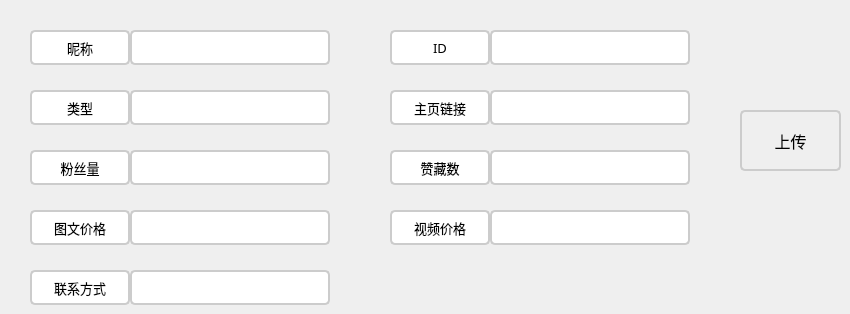
     <widget class="QWidget" name="tab_infoInput">
      <attribute name="title">
       <string>信息录入</string>
      </attribute>
      <widget class="QLineEdit" name="edt_name">
       <property name="geometry">
        <rect>
         <x>130</x>
         <y>30</y>
         <width>200</width>
         <height>35</height>
        </rect>
       </property>
       <property name="styleSheet">
        <string notr="true">QLineEdit {
    border: 2px solid #ccc; /* 设置边框样式 */
    border-radius: 5px; /* 设置圆角半径 */
    padding: 5px; /* 可选，添加一些内边距 */
}
</string>
       </property>
      </widget>
      <widget class="QLineEdit" name="edt_id">
       <property name="geometry">
        <rect>
         <x>490</x>
         <y>30</y>
         <width>200</width>
         <height>35</height>
        </rect>
       </property>
       <property name="styleSheet">
        <string notr="true">QLineEdit {
    border: 2px solid #ccc; /* 设置边框样式 */
    border-radius: 5px; /* 设置圆角半径 */
    padding: 5px; /* 可选，添加一些内边距 */
}
</string>
       </property>
      </widget>
      <widget class="QLineEdit" name="edt_fans">
       <property name="geometry">
        <rect>
         <x>130</x>
         <y>150</y>
         <width>200</width>
         <height>35</height>
        </rect>
       </property>
       <property name="styleSheet">
        <string notr="true">QLineEdit {
    border: 2px solid #ccc; /* 设置边框样式 */
    border-radius: 5px; /* 设置圆角半径 */
    padding: 5px; /* 可选，添加一些内边距 */
}
</string>
       </property>
      </widget>
      <widget class="QLineEdit" name="edt_likes">
       <property name="geometry">
        <rect>
         <x>490</x>
         <y>150</y>
         <width>200</width>
         <height>35</height>
        </rect>
       </property>
       <property name="styleSheet">
        <string notr="true">QLineEdit {
    border: 2px solid #ccc; /* 设置边框样式 */
    border-radius: 5px; /* 设置圆角半径 */
    padding: 5px; /* 可选，添加一些内边距 */
}
</string>
       </property>
      </widget>
      <widget class="QLineEdit" name="edt_noteprice">
       <property name="geometry">
        <rect>
         <x>130</x>
         <y>210</y>
         <width>200</width>
         <height>35</height>
        </rect>
       </property>
       <property name="styleSheet">
        <string notr="true">QLineEdit {
    border: 2px solid #ccc; /* 设置边框样式 */
    border-radius: 5px; /* 设置圆角半径 */
    padding: 5px; /* 可选，添加一些内边距 */
}
</string>
       </property>
      </widget>
      <widget class="QLineEdit" name="edt_vedioprice">
       <property name="geometry">
        <rect>
         <x>490</x>
         <y>210</y>
         <width>200</width>
         <height>35</height>
        </rect>
       </property>
       <property name="styleSheet">
        <string notr="true">QLineEdit {
    border: 2px solid #ccc; /* 设置边框样式 */
    border-radius: 5px; /* 设置圆角半径 */
    padding: 5px; /* 可选，添加一些内边距 */
}
</string>
       </property>
      </widget>
      <widget class="QLineEdit" name="edt_link">
       <property name="geometry">
        <rect>
         <x>490</x>
         <y>90</y>
         <width>200</width>
         <height>35</height>
        </rect>
       </property>
       <property name="styleSheet">
        <string notr="true">QLineEdit {
    border: 2px solid #ccc; /* 设置边框样式 */
    border-radius: 5px; /* 设置圆角半径 */
    padding: 5px; /* 可选，添加一些内边距 */
}
</string>
       </property>
      </widget>
      <widget class="QLineEdit" name="edt_contact">
       <property name="geometry">
        <rect>
         <x>130</x>
         <y>270</y>
         <width>200</width>
         <height>35</height>
        </rect>
       </property>
       <property name="styleSheet">
        <string notr="true">QLineEdit {
    border: 2px solid #ccc; /* 设置边框样式 */
    border-radius: 5px; /* 设置圆角半径 */
    padding: 5px; /* 可选，添加一些内边距 */
}
</string>
       </property>
      </widget>
      <widget class="QLabel" name="nameLabel_2">
       <property name="geometry">
        <rect>
         <x>30</x>
         <y>30</y>
         <width>100</width>
         <height>35</height>
        </rect>
       </property>
       <property name="font">
        <font>
         <family>幼圆</family>
         <pointsize>10</pointsize>
        </font>
       </property>
       <property name="styleSheet">
        <string notr="true">QLabel {
    background-color: #ffffff; /* 设置背景颜色 */
    border: 2px solid #ccc; /* 设置边框样式 */
    border-radius: 5px; /* 设置圆角半径 */
    padding: 5px; /* 设置内边距 */
}
</string>
       </property>
       <property name="text">
        <string>昵称</string>
       </property>
       <property name="alignment">
        <set>Qt::AlignCenter</set>
       </property>
      </widget>
      <widget class="QLabel" name="label_15">
       <property name="geometry">
        <rect>
         <x>390</x>
         <y>30</y>
         <width>100</width>
         <height>35</height>
        </rect>
       </property>
       <property name="font">
        <font>
         <family>幼圆</family>
         <pointsize>10</pointsize>
        </font>
       </property>
       <property name="styleSheet">
        <string notr="true">QLabel {
    background-color: #ffffff; /* 设置背景颜色 */
    border: 2px solid #ccc; /* 设置边框样式 */
    border-radius: 5px; /* 设置圆角半径 */
    padding: 5px; /* 设置内边距 */
}
</string>
       </property>
       <property name="text">
        <string>ID</string>
       </property>
       <property name="alignment">
        <set>Qt::AlignCenter</set>
       </property>
      </widget>
      <widget class="QLabel" name="label_16">
       <property name="geometry">
        <rect>
         <x>30</x>
         <y>150</y>
         <width>100</width>
         <height>35</height>
        </rect>
       </property>
       <property name="font">
        <font>
         <family>幼圆</family>
         <pointsize>10</pointsize>
        </font>
       </property>
       <property name="styleSheet">
        <string notr="true">QLabel {
    background-color: #ffffff; /* 设置背景颜色 */
    border: 2px solid #ccc; /* 设置边框样式 */
    border-radius: 5px; /* 设置圆角半径 */
    padding: 5px; /* 设置内边距 */
}
</string>
       </property>
       <property name="text">
        <string>粉丝量</string>
       </property>
       <property name="alignment">
        <set>Qt::AlignCenter</set>
       </property>
      </widget>
      <widget class="QLabel" name="label_17">
       <property name="geometry">
        <rect>
         <x>390</x>
         <y>150</y>
         <width>100</width>
         <height>35</height>
        </rect>
       </property>
       <property name="font">
        <font>
         <family>幼圆</family>
         <pointsize>10</pointsize>
        </font>
       </property>
       <property name="styleSheet">
        <string notr="true">QLabel {
    background-color: #ffffff; /* 设置背景颜色 */
    border: 2px solid #ccc; /* 设置边框样式 */
    border-radius: 5px; /* 设置圆角半径 */
    padding: 5px; /* 设置内边距 */
}
</string>
       </property>
       <property name="text">
        <string>赞藏数</string>
       </property>
       <property name="alignment">
        <set>Qt::AlignCenter</set>
       </property>
      </widget>
      <widget class="QLabel" name="label_18">
       <property name="geometry">
        <rect>
         <x>30</x>
         <y>210</y>
         <width>100</width>
         <height>35</height>
        </rect>
       </property>
       <property name="font">
        <font>
         <family>幼圆</family>
         <pointsize>10</pointsize>
        </font>
       </property>
       <property name="styleSheet">
        <string notr="true">QLabel {
    background-color: #ffffff; /* 设置背景颜色 */
    border: 2px solid #ccc; /* 设置边框样式 */
    border-radius: 5px; /* 设置圆角半径 */
    padding: 5px; /* 设置内边距 */
}
</string>
       </property>
       <property name="text">
        <string>图文价格</string>
       </property>
       <property name="alignment">
        <set>Qt::AlignCenter</set>
       </property>
      </widget>
      <widget class="QLabel" name="label_19">
       <property name="geometry">
        <rect>
         <x>390</x>
         <y>210</y>
         <width>100</width>
         <height>35</height>
        </rect>
       </property>
       <property name="font">
        <font>
         <family>幼圆</family>
         <pointsize>10</pointsize>
        </font>
       </property>
       <property name="styleSheet">
        <string notr="true">QLabel {
    background-color: #ffffff; /* 设置背景颜色 */
    border: 2px solid #ccc; /* 设置边框样式 */
    border-radius: 5px; /* 设置圆角半径 */
    padding: 5px; /* 设置内边距 */
}
</string>
       </property>
       <property name="text">
        <string>视频价格</string>
       </property>
       <property name="alignment">
        <set>Qt::AlignCenter</set>
       </property>
      </widget>
      <widget class="QLabel" name="label_20">
       <property name="geometry">
        <rect>
         <x>390</x>
         <y>90</y>
         <width>100</width>
         <height>35</height>
        </rect>
       </property>
       <property name="font">
        <font>
         <family>幼圆</family>
         <pointsize>10</pointsize>
        </font>
       </property>
       <property name="styleSheet">
        <string notr="true">QLabel {
    background-color: #ffffff; /* 设置背景颜色 */
    border: 2px solid #ccc; /* 设置边框样式 */
    border-radius: 5px; /* 设置圆角半径 */
    padding: 5px; /* 设置内边距 */
}
</string>
       </property>
       <property name="text">
        <string>主页链接</string>
       </property>
       <property name="alignment">
        <set>Qt::AlignCenter</set>
       </property>
      </widget>
      <widget class="QLabel" name="label_21">
       <property name="geometry">
        <rect>
         <x>30</x>
         <y>270</y>
         <width>100</width>
         <height>35</height>
        </rect>
       </property>
       <property name="font">
        <font>
         <family>幼圆</family>
         <pointsize>10</pointsize>
        </font>
       </property>
       <property name="styleSheet">
        <string notr="true">QLabel {
    background-color: #ffffff; /* 设置背景颜色 */
    border: 2px solid #ccc; /* 设置边框样式 */
    border-radius: 5px; /* 设置圆角半径 */
    padding: 5px; /* 设置内边距 */
}
</string>
       </property>
       <property name="text">
        <string>联系方式</string>
       </property>
       <property name="alignment">
        <set>Qt::AlignCenter</set>
       </property>
      </widget>
      <widget class="QPushButton" name="btn_upload">
       <property name="geometry">
        <rect>
         <x>740</x>
         <y>110</y>
         <width>101</width>
         <height>61</height>
        </rect>
       </property>
       <property name="sizePolicy">
        <sizepolicy hsizetype="Minimum" vsizetype="Minimum">
         <horstretch>0</horstretch>
         <verstretch>0</verstretch>
        </sizepolicy>
       </property>
       <property name="font">
        <font>
         <family>幼圆</family>
         <pointsize>12</pointsize>
        </font>
       </property>
       <property name="styleSheet">
        <string notr="true">QPushButton {
 
    border: 2px solid #ccc; /* 设置边框样式 */
    border-radius: 5px; /* 设置圆角半径 */
    padding: 5px 10px; /* 设置内边距 */
    text-align: center; /* 设置文本居中 */
}
</string>
       </property>
       <property name="text">
        <string>上传</string>
       </property>
      </widget>
      <widget class="QLineEdit" name="edt_type">
       <property name="geometry">
        <rect>
         <x>130</x>
         <y>90</y>
         <width>200</width>
         <height>35</height>
        </rect>
       </property>
       <property name="styleSheet">
        <string notr="true">QLineEdit {
    border: 2px solid #ccc; /* 设置边框样式 */
    border-radius: 5px; /* 设置圆角半径 */
    padding: 5px; /* 可选，添加一些内边距 */
}
</string>
       </property>
      </widget>
      <widget class="QLabel" name="nameLabel_3">
       <property name="geometry">
        <rect>
         <x>30</x>
         <y>90</y>
         <width>100</width>
         <height>35</height>
        </rect>
       </property>
       <property name="font">
        <font>
         <family>幼圆</family>
         <pointsize>10</pointsize>
        </font>
       </property>
       <property name="styleSheet">
        <string notr="true">QLabel {
    background-color: #ffffff; /* 设置背景颜色 */
    border: 2px solid #ccc; /* 设置边框样式 */
    border-radius: 5px; /* 设置圆角半径 */
    padding: 5px; /* 设置内边距 */
}
</string>
       </property>
       <property name="text">
        <string>类型</string>
       </property>
       <property name="alignment">
        <set>Qt::AlignCenter</set>
       </property>
      </widget>
     </widget>
